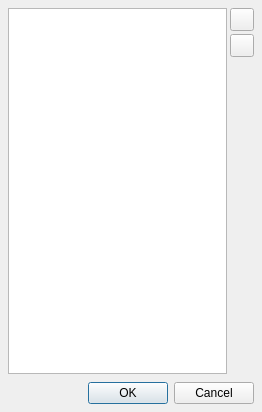
<?xml version="1.0" encoding="UTF-8"?>
<ui version="4.0">
 <class>ColumnsConfigDlg</class>
 <widget class="QDialog" name="ColumnsConfigDlg">
  <property name="geometry">
   <rect>
    <x>0</x>
    <y>0</y>
    <width>262</width>
    <height>412</height>
   </rect>
  </property>
  <property name="windowTitle">
   <string>Dialog</string>
  </property>
  <layout class="QVBoxLayout" name="verticalLayout">
   <property name="spacing">
    <number>8</number>
   </property>
   <property name="leftMargin">
    <number>8</number>
   </property>
   <property name="topMargin">
    <number>8</number>
   </property>
   <property name="rightMargin">
    <number>8</number>
   </property>
   <property name="bottomMargin">
    <number>8</number>
   </property>
   <item>
    <layout class="QHBoxLayout" name="horizontalLayout">
     <property name="spacing">
      <number>3</number>
     </property>
     <item>
      <widget class="QTableWidget" name="tableWidget">
       <property name="selectionMode">
        <enum>QAbstractItemView::ExtendedSelection</enum>
       </property>
       <property name="selectionBehavior">
        <enum>QAbstractItemView::SelectRows</enum>
       </property>
       <attribute name="horizontalHeaderVisible">
        <bool>false</bool>
       </attribute>
       <attribute name="horizontalHeaderStretchLastSection">
        <bool>true</bool>
       </attribute>
       <column>
        <property name="text">
         <string>Columns</string>
        </property>
       </column>
      </widget>
     </item>
     <item>
      <layout class="QVBoxLayout" name="verticalLayout_2">
       <item>
        <widget class="QToolButton" name="btnMoveUp">
         <property name="toolTip">
          <string>Move Up</string>
         </property>
         <property name="text">
          <string/>
         </property>
        </widget>
       </item>
       <item>
        <widget class="QToolButton" name="btnMoveDown">
         <property name="toolTip">
          <string>Move Down</string>
         </property>
         <property name="text">
          <string/>
         </property>
        </widget>
       </item>
       <item>
        <spacer name="verticalSpacer">
         <property name="orientation">
          <enum>Qt::Vertical</enum>
         </property>
         <property name="sizeHint" stdset="0">
          <size>
           <width>20</width>
           <height>40</height>
          </size>
         </property>
        </spacer>
       </item>
      </layout>
     </item>
    </layout>
   </item>
   <item>
    <widget class="QDialogButtonBox" name="buttonBox">
     <property name="orientation">
      <enum>Qt::Horizontal</enum>
     </property>
     <property name="standardButtons">
      <set>QDialogButtonBox::Cancel|QDialogButtonBox::Ok</set>
     </property>
    </widget>
   </item>
  </layout>
 </widget>
 <resources/>
 <connections>
  <connection>
   <sender>buttonBox</sender>
   <signal>accepted()</signal>
   <receiver>ColumnsConfigDlg</receiver>
   <slot>accept()</slot>
   <hints>
    <hint type="sourcelabel">
     <x>248</x>
     <y>254</y>
    </hint>
    <hint type="destinationlabel">
     <x>157</x>
     <y>274</y>
    </hint>
   </hints>
  </connection>
  <connection>
   <sender>buttonBox</sender>
   <signal>rejected()</signal>
   <receiver>ColumnsConfigDlg</receiver>
   <slot>reject()</slot>
   <hints>
    <hint type="sourcelabel">
     <x>316</x>
     <y>260</y>
    </hint>
    <hint type="destinationlabel">
     <x>286</x>
     <y>274</y>
    </hint>
   </hints>
  </connection>
 </connections>
</ui>
